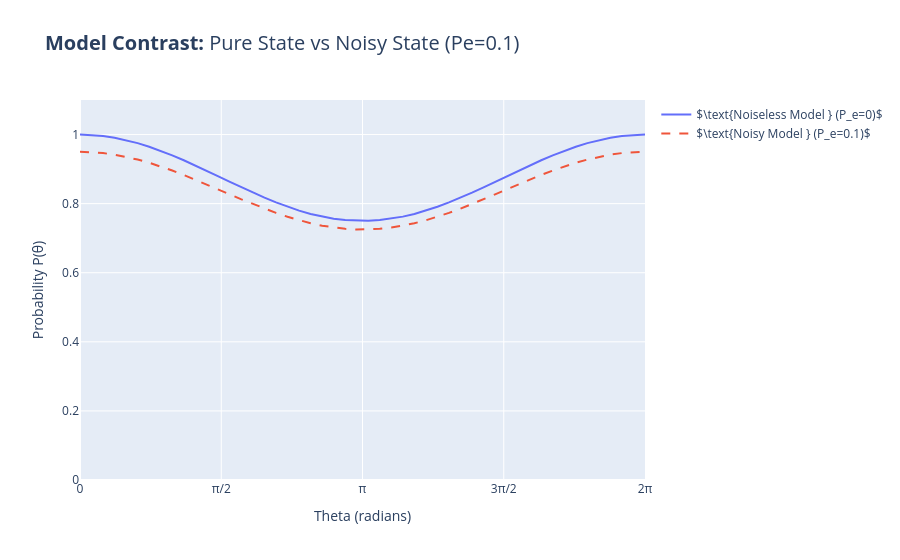

Notebook code cell kept with this figure:
### Code cell
# Constants
N_samples = 50
P_e = 0.1
alpha = np.pi / 8.
beta = 3. * np.pi / 8.
theta = np.linspace(0, 2 * np.pi, N_samples)

fig = go.Figure()

# Noiseless Trace
fig.add_trace(go.Scatter(
    x=theta, y=model_analytical(theta, beta, alpha),
    name=r"$\text{Noiseless Model } (P_e=0)$",
    mode='lines',
    line=dict(width=2)
))

# Noisy Trace
fig.add_trace(go.Scatter(
    x=theta, y=model_new_noisy(theta, beta, alpha, P_e),
    name=r"$\text{Noisy Model } (P_e=0.1)$",
    mode='lines',
    line=dict(width=2, dash='dash')
))

fig.update_layout(
    title=dict(
        text="<b>Model Contrast:</b> Pure State vs Noisy State (Pe=0.1)",
        font=dict(size=20),
    ),
    xaxis=dict(
        title="Theta (radians)",
        tickmode='array',
        tickvals=[0, np.pi/2, np.pi, 3*np.pi/2, 2*np.pi],
        ticktext=["0", "π/2", "π", "3π/2", "2π"], # Using Unicode π
        range=[0, 2*np.pi]
    ),
    yaxis=dict(
        title="Probability P(θ)",
        tickvals=[0, 0.2, 0.4, 0.6, 0.8, 1.0],
        range=[0, 1.1]
    )
)
fig.show()

### Figure 1 — Plotly figure (JSON) as saved in the notebook; plotly's stock layout.template omitted (floating-point values rounded to 4 significant figures)
{"data": [{"line": {"width": 2}, "mode": "lines", "name": "$\\text{Noiseless Model } (P_e=0)$", "type": "scatter", "x": [0.0, 0.1282, 0.2565, 0.3847, 0.5129, 0.6411, 0.7694, 0.8976, 1.026, 1.154, 1.282, 1.411, 1.539, 1.667, 1.795, 1.923, 2.052, 2.18, 2.308, 2.436, 2.565, 2.693, 2.821, 2.949, 3.077, 3.206, 3.334, 3.462, 3.59, 3.719, 3.847, 3.975, 4.103, 4.232, 4.36, 4.488, 4.616, 4.744, 4.873, 5.001, 5.129, 5.257, 5.386, 5.514, 5.642, 5.77, 5.899, 6.027, 6.155, 6.283], "y": [1.0, 0.999, 0.9959, 0.9909, 0.9839, 0.9752, 0.9648, 0.9529, 0.9398, 0.9256, 0.9106, 0.8949, 0.879, 0.863, 0.8472, 0.8318, 0.8172, 0.8035, 0.791, 0.7798, 0.7702, 0.7624, 0.7564, 0.7523, 0.7503, 0.7503, 0.7523, 0.7564, 0.7624, 0.7702, 0.7798, 0.791, 0.8035, 0.8172, 0.8318, 0.8472, 0.863, 0.879, 0.8949, 0.9106, 0.9256, 0.9398, 0.9529, 0.9648, 0.9752, 0.9839, 0.9909, 0.9959, 0.999, 1.0]}, {"line": {"dash": "dash", "width": 2}, "mode": "lines", "name": "$\\text{Noisy Model } (P_e=0.1)$", "type": "scatter", "x": [0.0, 0.1282, 0.2565, 0.3847, 0.5129, 0.6411, 0.7694, 0.8976, 1.026, 1.154, 1.282, 1.411, 1.539, 1.667, 1.795, 1.923, 2.052, 2.18, 2.308, 2.436, 2.565, 2.693, 2.821, 2.949, 3.077, 3.206, 3.334, 3.462, 3.59, 3.719, 3.847, 3.975, 4.103, 4.232, 4.36, 4.488, 4.616, 4.744, 4.873, 5.001, 5.129, 5.257, 5.386, 5.514, 5.642, 5.77, 5.899, 6.027, 6.155, 6.283], "y": [0.95, 0.9491, 0.9463, 0.9418, 0.9355, 0.9277, 0.9183, 0.9076, 0.8958, 0.883, 0.8695, 0.8555, 0.8411, 0.8267, 0.8125, 0.7986, 0.7855, 0.7731, 0.7619, 0.7518, 0.7432, 0.7361, 0.7307, 0.7271, 0.7252, 0.7252, 0.7271, 0.7307, 0.7361, 0.7432, 0.7518, 0.7619, 0.7731, 0.7855, 0.7986, 0.8125, 0.8267, 0.8411, 0.8555, 0.8695, 0.883, 0.8958, 0.9076, 0.9183, 0.9277, 0.9355, 0.9418, 0.9463, 0.9491, 0.95]}], "layout": {"title": {"font": {"size": 20}, "text": "<b>Model Contrast:</b> Pure State vs Noisy State (Pe=0.1)"}, "xaxis": {"range": [0, 6.283], "tickmode": "array", "ticktext": ["0", "π/2", "π", "3π/2", "2π"], "tickvals": [0, 1.571, 3.142, 4.712, 6.283], "title": {"text": "Theta (radians)"}}, "yaxis": {"range": [0, 1.1], "tickvals": [0, 0.2, 0.4, 0.6, 0.8, 1], "title": {"text": "Probability P(θ)"}}}}
